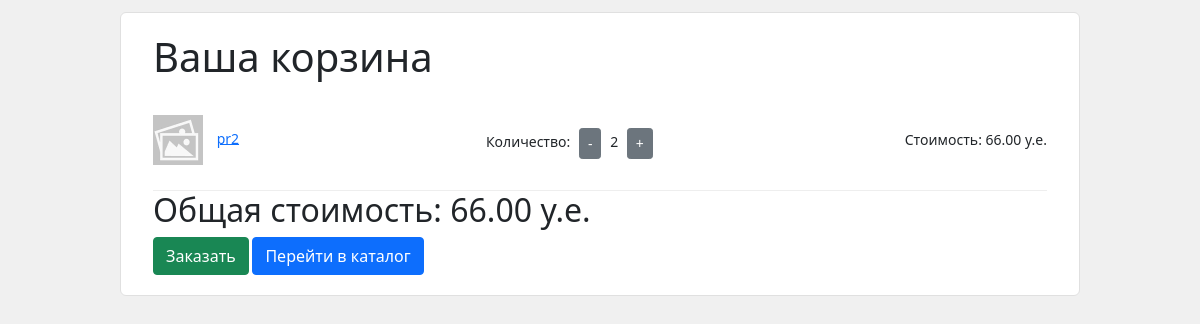
The app's page /cart (signed in) with its own data.
### shop/models.py (models this page shows, shortened)
class CartItem(models.Model):
   cart_item_id = models.AutoField("ID", primary_key=True)
   user = models.ForeignKey(User, on_delete=models.PROTECT)
   product = models.ForeignKey(Product, on_delete=models.PROTECT)
   cost = models.DecimalField("Cost", max_digits=10, decimal_places=2, default=0)
   quantity = models.PositiveIntegerField("Quantity", default=1)
   created_at = models.DateTimeField(auto_now_add=True)
   updated_at = models.DateTimeField(auto_now=True)

class Product(models.Model):
    product_id = models.AutoField("ID", primary_key=True)
    name = models.CharField("Name", max_length=256)
    price = models.DecimalField("Price", max_digits=10, decimal_places=2)
    quantity = models.PositiveIntegerField("Quantity", default=0)
    description = models.TextField("Description")
    img_path = models.TextField("ImgPath", default="static/img/noimg.jpg")
    created_at = models.DateTimeField(auto_now_add=True)
    updated_at = models.DateTimeField(auto_now=True)

### shop/views.py (the view)
# urls.py: path('cart', view_cart, name='cart'),
def view_cart(request):
    cart_items = []
    total_cost = 0
    if request.user.is_authenticated:
        cart_items = CartItem.objects.filter(user=request.user)
        total_cost = sum(item.product.price * item.quantity for item in cart_items)
    return render(
        request, 'cart.html',
        context={"cart_items": cart_items, "total_cost": total_cost}
    )

### templates/cart.html (shortened to what this page needs)
<!DOCTYPE html>
<html>
<head>
    <link href="https://cdn.jsdelivr.net/npm/bootstrap@5.0.0-beta1/dist/css/bootstrap.min.css"
          rel="stylesheet"
>
</head>
<body>
<div style="margin: 10%;margin-top: 1%;padding: 20px;font-size: 14px;background-color: #fff;border: 1px solid #e0e0e0;border-radius: 6px 6px 6px 6px;">
    <div class="container">
        <h1>Ваша корзина</h1>
        <div class="cart-items">
            {% for item in cart_items %}
            <div class="cart-item">
                <div>
                    <img src="/{{ item.product.img_path }}" style="width: 100%; height: 100%; object-fit: cover;"
                         alt="Image" onerror="this.src='/static/img/noimg.jpg'; this.alt='noimg.jpg';">
                    <a href="/products/{{ item.product.product_id }}">
                        <span>{{ item.product.name }}</span>
                    </a>
                </div>
                <div class="quantity-control">
                    <div class="text-center mt-4">
                        <p>
                            Количество:
                            <a class="btn btn-sm btn-secondary" href="/sub_to_cart/{{ item.product.product_id }}">-</a>
                            <span class="quantity">{{ item.quantity }}</span>
                            <a class="btn btn-sm btn-secondary" href="/add_to_cart/{{ item.product.product_id }}">+</a>
                        </p>
                    </div>
                </div>
                <span class="item-price">Стоимость: {{ item.cost }} у.е.</span>
            </div>
            {% empty %}
            <br><br><br><br><br><br>
            <div style="display: grid; place-items: center;">
                <h4 style="color: gray;">Ваша корзина пуста.</h4>
            </div>
            <br><br><br><br><br><br><br><br><br><br>
            {% endfor %}
        </div>
        <div class="total">
            {% if total_cost %}
            <h2>Общая стоимость: {{ total_cost }} у.е.</h2>
            <a class="btn btn-success" href="/submit_order">Заказать</a>
            <a href="/catalog" class="btn btn-primary">Перейти в каталог</a>
            {% else %}
            <div class="text-center mt-4">
                <a href="/catalog" class="btn btn-primary">Перейти в каталог</a>
            </div>
            {% endif %}
        </div>
    </div>
</div>
</body>
</html>

### templates/cart.html (style rules this page uses)
body { background-color: #f0f0f0; }
.cart-item { border-bottom: 1px solid #eee; padding: 15px 0; display: flex; justify-content: space-between; align-items: center; }
.cart-item img { max-width: 50px; height: auto; margin-right: 10px; }
.quantity-control { display: flex; align-items: center; }
.quantity-control a { margin: 0 5px; }

### records on screen
CartItem: product.img_path (placeholder picture), product.name "pr2", quantity "2", cost "66.00"

### other values on screen
{{ total_cost }} "66.00"
